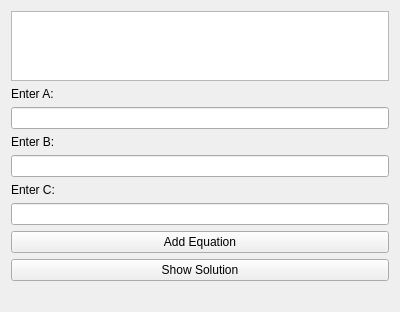
<?xml version="1.0" encoding="UTF-8"?>
<ui version="4.0">
 <class>GUI</class>
 <widget class="QWidget" name="GUI">
  <property name="geometry">
   <rect>
    <x>0</x>
    <y>0</y>
    <width>400</width>
    <height>300</height>
   </rect>
  </property>
  <property name="windowTitle">
   <string>GUI</string>
  </property>
  <layout class="QVBoxLayout" name="verticalLayout">
   <item>
    <widget class="QListWidget" name="equationList"/>
   </item>
   <item>
    <widget class="QLabel" name="label">
     <property name="text">
      <string>Enter A:</string>
     </property>
    </widget>
   </item>
   <item>
    <widget class="QLineEdit" name="lineA"/>
   </item>
   <item>
    <widget class="QLabel" name="label_2">
     <property name="text">
      <string>Enter B:</string>
     </property>
    </widget>
   </item>
   <item>
    <widget class="QLineEdit" name="lineB"/>
   </item>
   <item>
    <widget class="QLabel" name="label_3">
     <property name="text">
      <string>Enter C:</string>
     </property>
    </widget>
   </item>
   <item>
    <widget class="QLineEdit" name="lineC"/>
   </item>
   <item>
    <widget class="QPushButton" name="addEquationButton">
     <property name="text">
      <string>Add Equation</string>
     </property>
    </widget>
   </item>
   <item>
    <widget class="QPushButton" name="solutionButton">
     <property name="text">
      <string>Show Solution</string>
     </property>
    </widget>
   </item>
   <item>
    <widget class="QLabel" name="solutionLabel">
     <property name="text">
      <string/>
     </property>
    </widget>
   </item>
  </layout>
 </widget>
 <resources/>
 <connections/>
</ui>
